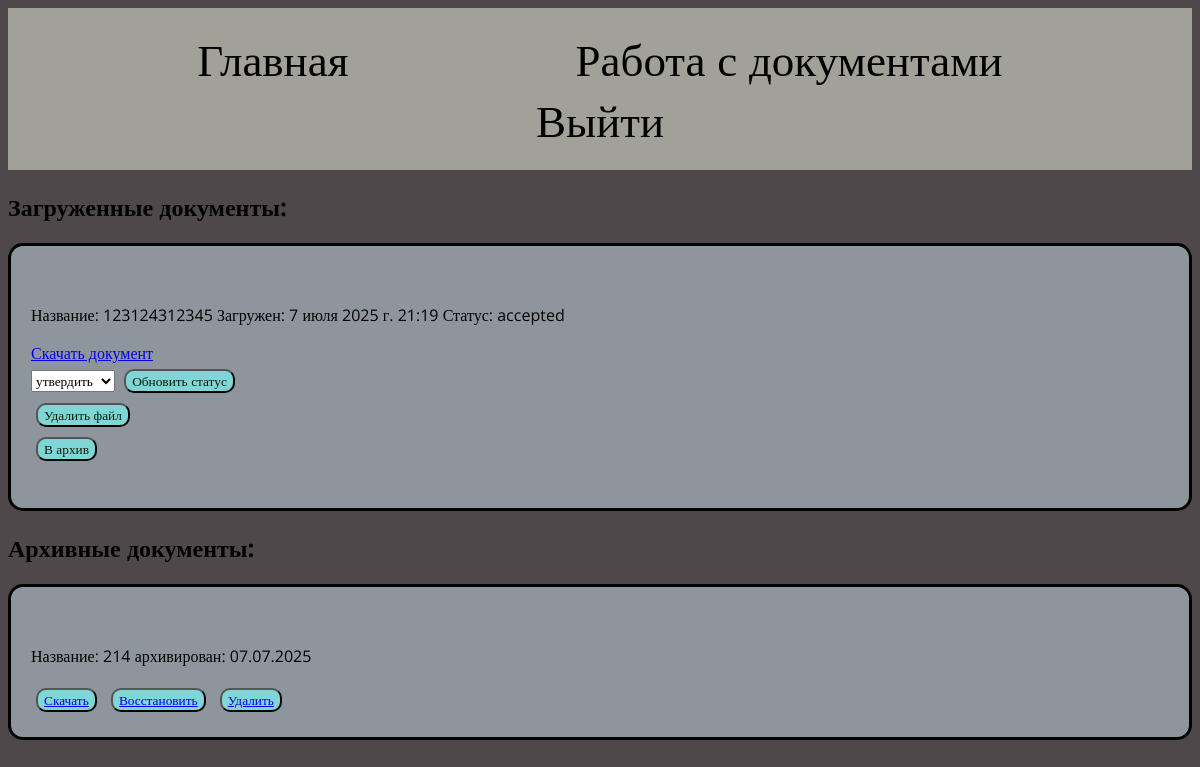
The app's page /docs/list (signed in), older data.
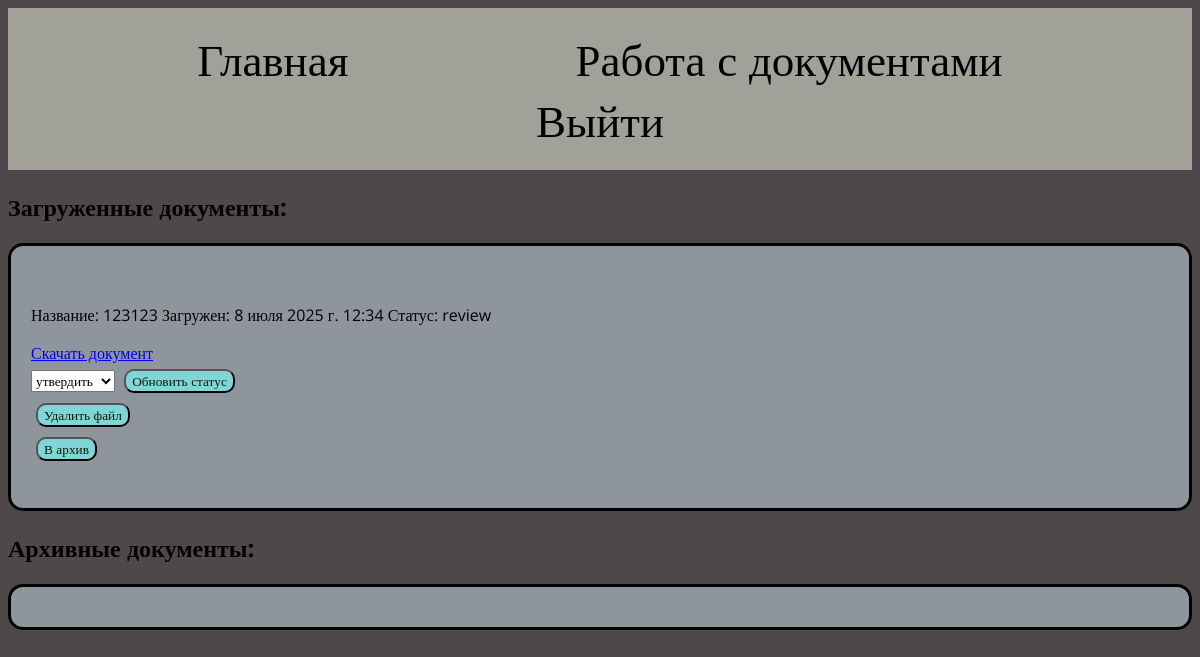
The same page, newer data.
### docs/models.py (models this page shows, shortened)
class Document(models.Model):
    STATUS_CHOICES = [
        ('accepted', 'Утвердить'),
        ('rejected', 'Отклонить'),
        ('rework', 'На доработке'),
        ('review', 'на рассмотрении'),
        ('archived', 'В архиве'),
    ]
    title = models.CharField(max_length=200)
    file = models.FileField(upload_to='documents/')
    status = models.CharField(max_length=15, choices=STATUS_CHOICES, default='review')
    uploaded_at = models.DateTimeField(auto_now_add=True)
    uploaded_by = models.ForeignKey(User, on_delete=models.CASCADE, default=1)
    archived_at = models.DateTimeField(null=True, blank=True)
    class Meta:
        verbose_name = "Документ"
        verbose_name_plural = "Документы"

### docs/views.py (the view)
# urls.py: path('list', views.document_list, name='document_list'),
@login_required
def document_list(request):
    active_docs = Document.objects.exclude(status='archived').order_by('-uploaded_at')
    archived_docs = Document.objects.filter(status='archived').order_by('-archived_at')
    documents = Document.objects.all()
    return render(request, 'documents/document_list.html', {
        'active_docs': active_docs,
        'archived_docs': archived_docs,
        'can_edit': is_moderator(request.user),  # Флаг для проверки прав в шаблоне
        'documents': documents
    })

### docs/views.py (called while the page is built)
def is_moderator(user):
    return user.groups.filter(name__in=['moderators', 'moderator']).exists()

### docs/templates/documents/document_list.html (shortened to what this page needs)
{% extends "main/layout.html" %}
{% block content %}
    <div id='file' align='left'>
        <h2>Загруженные документы:</h2>
        <div class = 'bordered-file'>
            <ul>
                {% for document in active_docs %}
                    <li>
                        <p href="{{ document.file.url }}"> Название: {{ document.title }} Загружен: {{ document.uploaded_at }} Статус: {{ document.status }}</p>
                        <a href="{% url 'download_document' document.id %}">Скачать документ</a>
                        {% if request.user.is_staff or request.user.moderator%}
                            <form method="post" action="{% url 'update_status' document.id %}">
                                <select name="status">
                                    <option value="accepted" {% if document.status == 'accepted' %}selected{% endif %}>утвердить</option>
                                </select>
                                <button type="submit">Обновить статус</button>
                            </form>
                            <form method="post" action="{% url 'delete_document' document.id %}">
                                <button type="submit">Удалить файл</button>
                            </form>
                            <form method="post" action="{% url 'archive' document.id %}">
                                <button type="submit">В архив</button>
                            </form>
                        {% endif %}
                    </li>
                {% endfor %}
            </ul>
        </div>
        <h2>Архивные документы:</h2>
        <div class = 'bordered-file'>
            <ul>
                {% for doc in archived_docs %}
                <li>
                    <p href="{{ document.file.url }}"> Название: {{ doc.title }} архивирован: {{ doc.archived_at|date:"d.m.Y" }}</p>
                    <button type="submit"><a href="{% url 'download_document' doc.id %}">Скачать</a></button>
                    {% if request.user.is_staff or request.user.moderator%}
                        <button type="submit"><a href="{% url 'restore' doc.id %}">Восстановить</a></button>
                        <button type="submit"><a href="{% url 'delete_document' doc.id %}">Удалить</a></button>
                    {% endif %}
                </li>
                {% endfor %}
            </ul>
        </div>
{% endblock %}

Row changes from the older to the newer data that the page shows:
removed Document: title "123124312345", uploaded_at "7 июля 2025 г. 21:19", status "accepted", status "утвердить", shown under "Загруженные документы:"
removed Document: title "214", archived_at "07.07.2025", shown under "Архивные документы:"
added Document: title "123123", uploaded_at "8 июля 2025 г. 12:34", status "review", shown under "Загруженные документы:"
